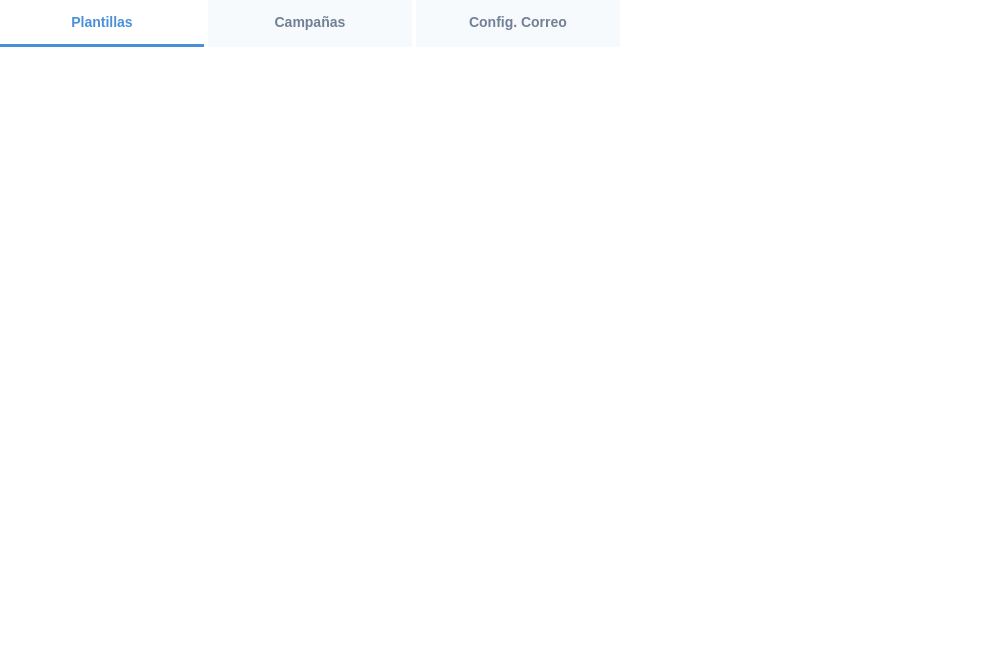
<?xml version="1.0" encoding="UTF-8"?>
<ui version="4.0">
 <class>ComunicacionView</class>
 <widget class="QWidget" name="ComunicacionView">
  <property name="geometry">
   <rect>
    <x>0</x>
    <y>0</y>
    <width>1000</width>
    <height>660</height>
   </rect>
  </property>
  <property name="styleSheet">
   <string notr="true">
QWidget#ComunicacionView {
    background-color: transparent;
}

QTabWidget::pane {
    border: none;
    background-color: transparent;
}

QTabBar::tab {
    background-color: #f7fafc;
    color: #718096;
    font-size: 14px;
    font-weight: 600;
    padding: 12px 32px;
    border: none;
    border-bottom: 3px solid transparent;
    margin-right: 4px;
    min-width: 140px;
    min-height: 20px;
}
QTabBar::tab:selected {
    color: #4a90d9;
    border-bottom: 3px solid #4a90d9;
    background-color: transparent;
}
QTabBar::tab:hover:!selected {
    color: #2d3748;
    background-color: #edf2f7;
}
   </string>
  </property>
  <layout class="QVBoxLayout" name="mainLayout">
   <property name="leftMargin">
    <number>0</number>
   </property>
   <property name="topMargin">
    <number>0</number>
   </property>
   <property name="rightMargin">
    <number>0</number>
   </property>
   <property name="bottomMargin">
    <number>0</number>
   </property>
   <item>
    <widget class="QTabWidget" name="comunicacionTabs">
     <property name="currentIndex">
      <number>0</number>
     </property>
     <widget class="QWidget" name="tabPlantillas">
      <attribute name="title">
       <string>  Plantillas  </string>
      </attribute>
      <layout class="QVBoxLayout" name="tabPlantillasLayout">
       <property name="leftMargin">
        <number>0</number>
       </property>
       <property name="topMargin">
        <number>16</number>
       </property>
       <property name="rightMargin">
        <number>0</number>
       </property>
       <property name="bottomMargin">
        <number>0</number>
       </property>
      </layout>
     </widget>
     <widget class="QWidget" name="tabCampanas">
      <attribute name="title">
       <string>  Campañas  </string>
      </attribute>
      <layout class="QVBoxLayout" name="tabCampanasLayout">
       <property name="leftMargin">
        <number>0</number>
       </property>
       <property name="topMargin">
        <number>16</number>
       </property>
       <property name="rightMargin">
        <number>0</number>
       </property>
       <property name="bottomMargin">
        <number>0</number>
       </property>
      </layout>
     </widget>
     <widget class="QWidget" name="tabConfigCorreo">
      <attribute name="title">
       <string>  Config. Correo  </string>
      </attribute>
      <layout class="QVBoxLayout" name="tabConfigCorreoLayout">
       <property name="leftMargin">
        <number>0</number>
       </property>
       <property name="topMargin">
        <number>16</number>
       </property>
       <property name="rightMargin">
        <number>0</number>
       </property>
       <property name="bottomMargin">
        <number>0</number>
       </property>
      </layout>
     </widget>
    </widget>
   </item>
  </layout>
 </widget>
 <resources/>
 <connections/>
</ui>
